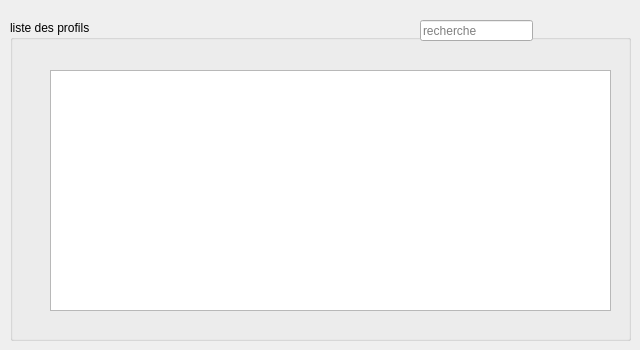
        <widget class="QWidget" name="tab_5">
         <attribute name="title">
          <string>Profiles</string>
         </attribute>
         <widget class="QGroupBox" name="groupBox_5">
          <property name="geometry">
           <rect>
            <x>10</x>
            <y>20</y>
            <width>621</width>
            <height>321</height>
           </rect>
          </property>
          <property name="title">
           <string>liste des profils</string>
          </property>
          <widget class="QLineEdit" name="lineEdit_5">
           <property name="geometry">
            <rect>
             <x>410</x>
             <y>0</y>
             <width>113</width>
             <height>21</height>
            </rect>
           </property>
           <property name="inputMethodHints">
            <set>Qt::ImhNone</set>
           </property>
           <property name="inputMask">
            <string/>
           </property>
           <property name="text">
            <string/>
           </property>
           <property name="placeholderText">
            <string>recherche</string>
           </property>
          </widget>
          <widget class="QTableView" name="tabprofil_3">
           <property name="geometry">
            <rect>
             <x>40</x>
             <y>50</y>
             <width>561</width>
             <height>241</height>
            </rect>
           </property>
           <property name="baseSize">
            <size>
             <width>60</width>
             <height>60</height>
            </size>
           </property>
           <property name="styleSheet">
            <string notr="true">color:green;</string>
           </property>
          </widget>
         </widget>
        </widget>
